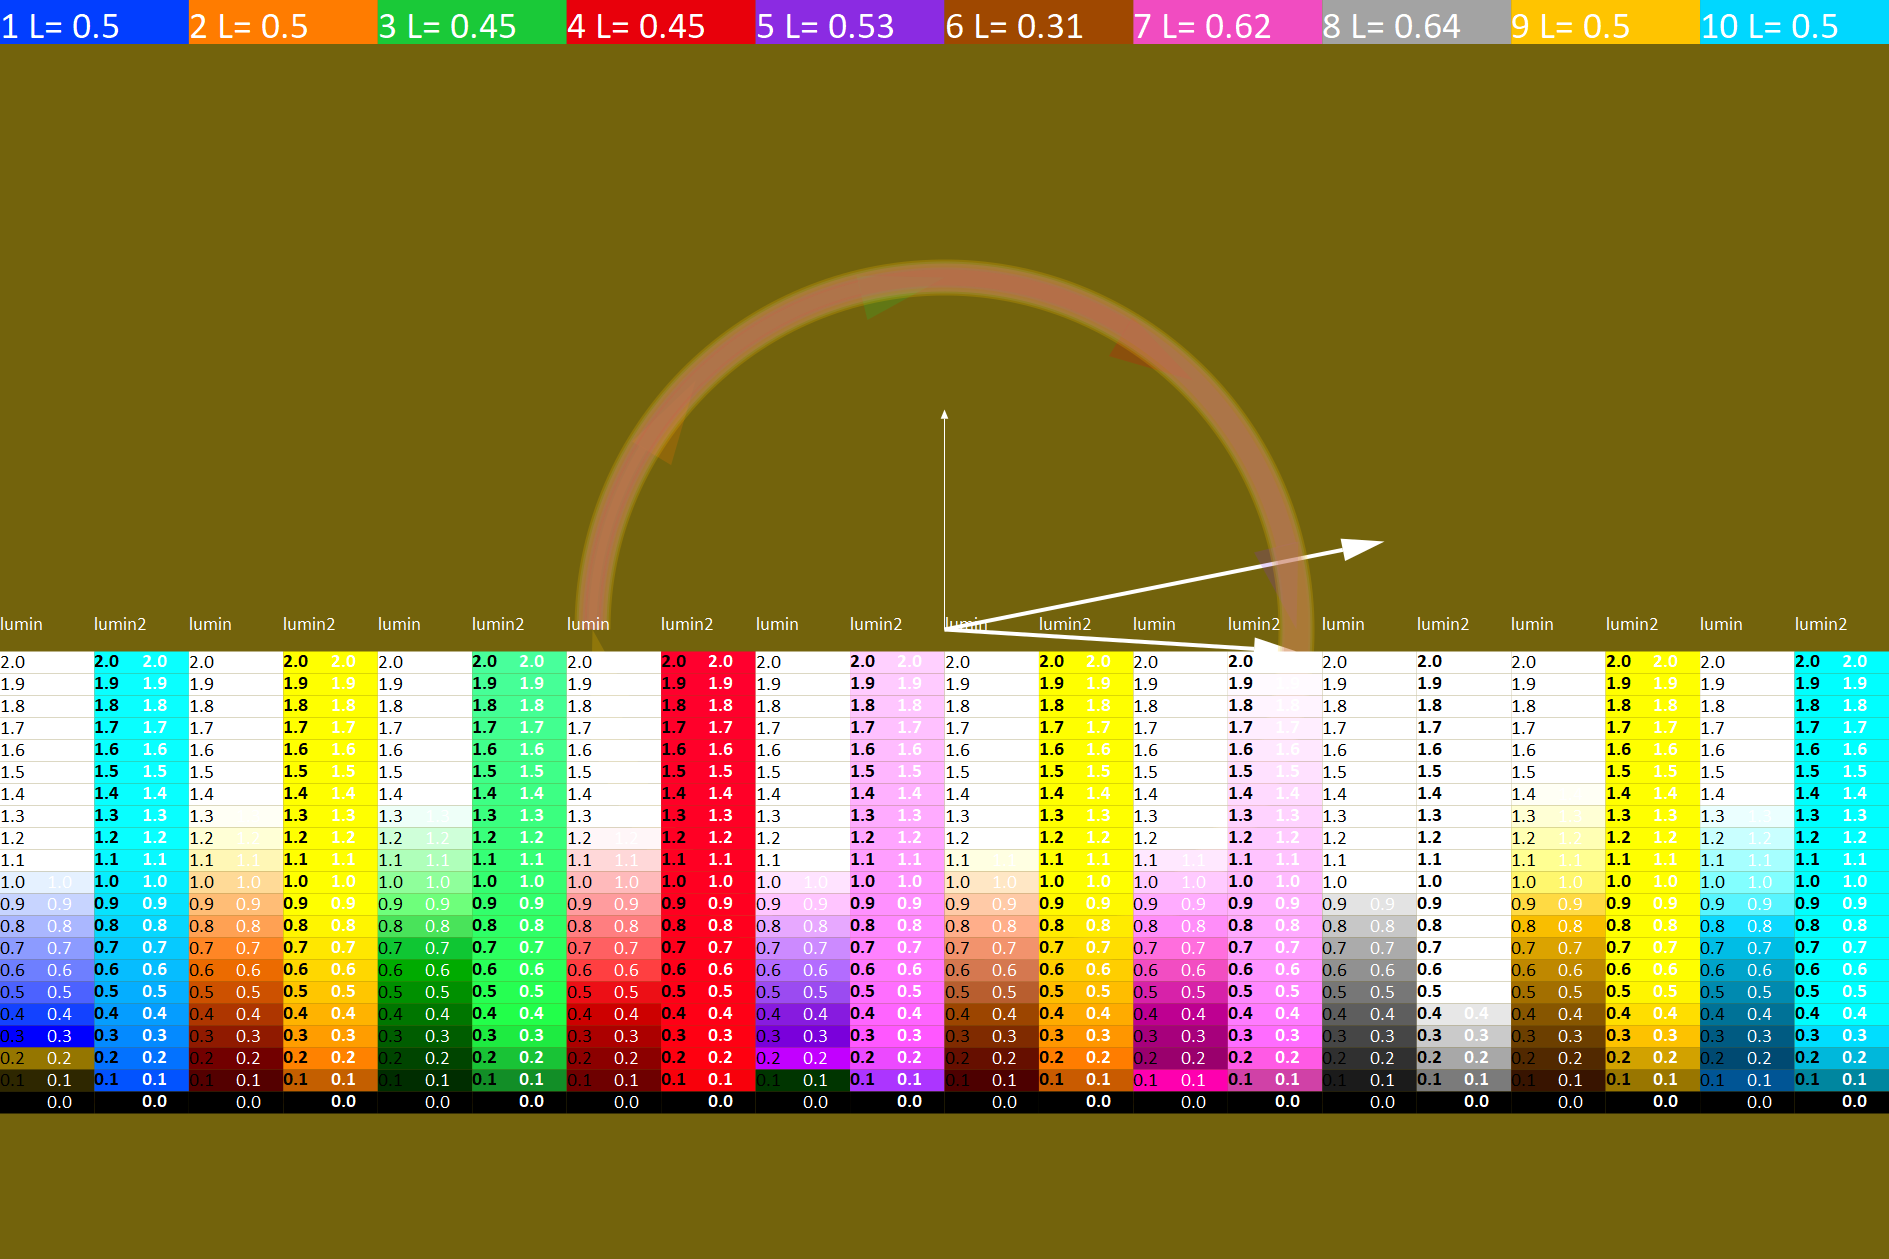

Write the Julia code that produced this figure.
using MechanicalSketch
import MechanicalSketch: Point, rect, arrow, line,
    EM, TXTOFFV, O, PT, Point, WI, HE,
    RGB, HSL, color_with_lumin2, background, sethue, text, fontsize,
    settext, setfont, setopacity, FS

let
    this_fig = empty_figure(joinpath(@__DIR__, "test_3.png"))
    typcol = MechanicalSketch.HSL(get(PALETTE, 0.9))
    bckcol = MechanicalSketch.RGB(MechanicalSketch.HSL(typcol.h, typcol.s, typcol.l * 0.5))
    background(bckcol)
    sethue("white")
    arrow(O, Point(0, -5EM) )
    arrow(O, Point(10EM, -2EM), arrowheadlength=EM, arrowheadangle = pi/12, linewidth = PT)
    arrow(O, Point(8EM, 0.5EM), arrowheadlength=EM, arrowheadangle = pi/12, linewidth = PT)

    # center, radius, start (cw), end(cw)
    setopacity(0.2)
    for (i, endang) in enumerate(-π:π/4:π)
    sethue(PALETTE[i])
    arrow(O, 8EM, π, endang, arrowheadlength = 2EM,   arrowheadangle=pi/12, linewidth = i *PT)
    end
    setopacity(1)
    ncol = length(PALETTE)
    dw =  WI / ncol
    for i = 1:ncol
        posy = -HE/2
        curcol = PALETTE[i]
        sethue(curcol)
        xs = -WI/2 + (i-1) * dw
        ps = Point(xs, posy)
        rect( ps, dw, EM, :fill)
        sethue("white")
        fontsize(FS)
        text("$i L= $(round(HSL(curcol).l, digits = 2))",
                    ps + (0, EM - TXTOFFV))
        fontsize(FS/2)
        setfont("Calibri", FS / 2)

        text("Luminance", Point(xs, 0))
        text("Lumin2", Point(xs + dw /2, 0))
        for (j, lum) in enumerate(2:-0.1:0)
            curcol = PALETTE[i]
            # Left rectancle, simple luminance
            sethue(color_with_luminance(curcol, lum))
            posy = j * 0.5 * EM
            ps = Point(xs, posy)
            rect( ps , dw / 2 , EM / 2 , :fill)
            str = string(round(lum, digits = 2))
            sethue("black")
            text(str,  ps + (0, -TXTOFFV + 0.5 *EM) )
            sethue("white")
            text(str,  ps + (dw / 4, -TXTOFFV + 0.5 *EM) )
            # Right rectangle, lumin2
            sethue(color_with_lumin2(curcol, lum * 2))
            rect(ps + (dw/2, 0), dw / 2, EM /2, :fill)
            sethue("black")
            settext("<b>" * str * "</b>",
                    ps + (dw/2, -TXTOFFV + 0.6 *EM) , markup=true)
            sethue("white")
            settext("<b>" * str * "</b>",
                        ps + (dw/2 + dw/ 4, -TXTOFFV + 0.6 *EM) , markup=true)
        end
    end
    MechanicalSketch.finish()
end